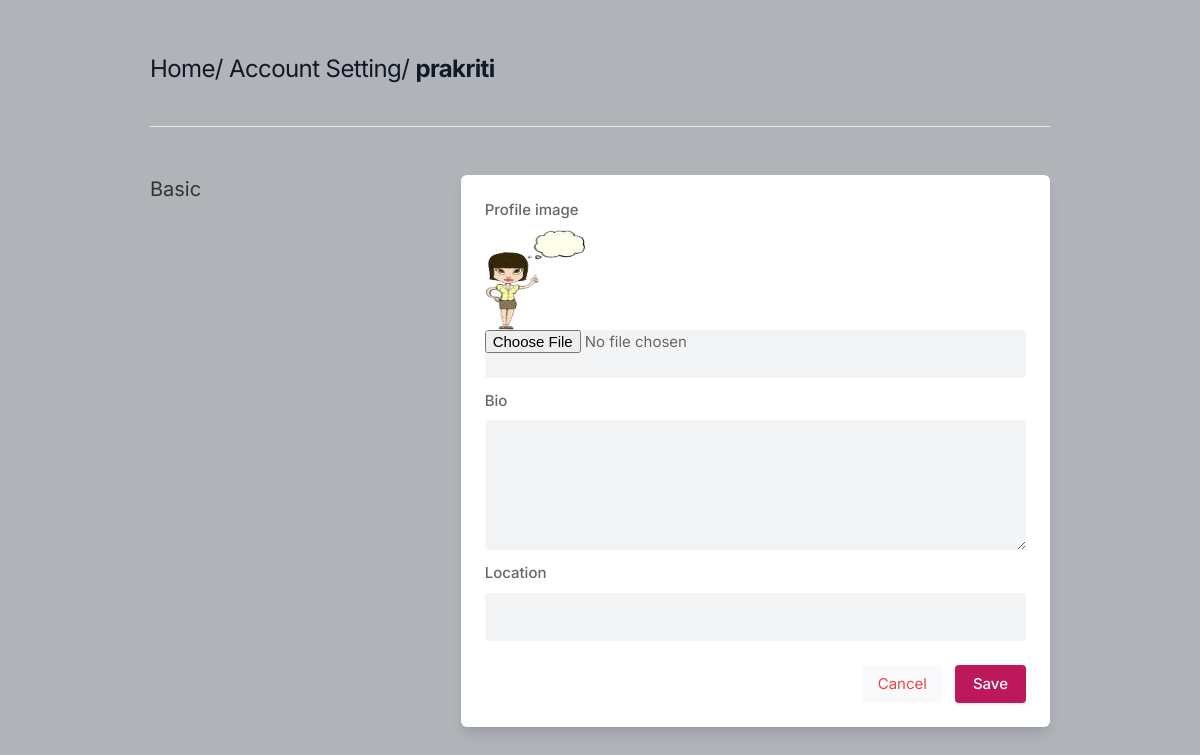
The app's page /settinguser (signed in), older data.
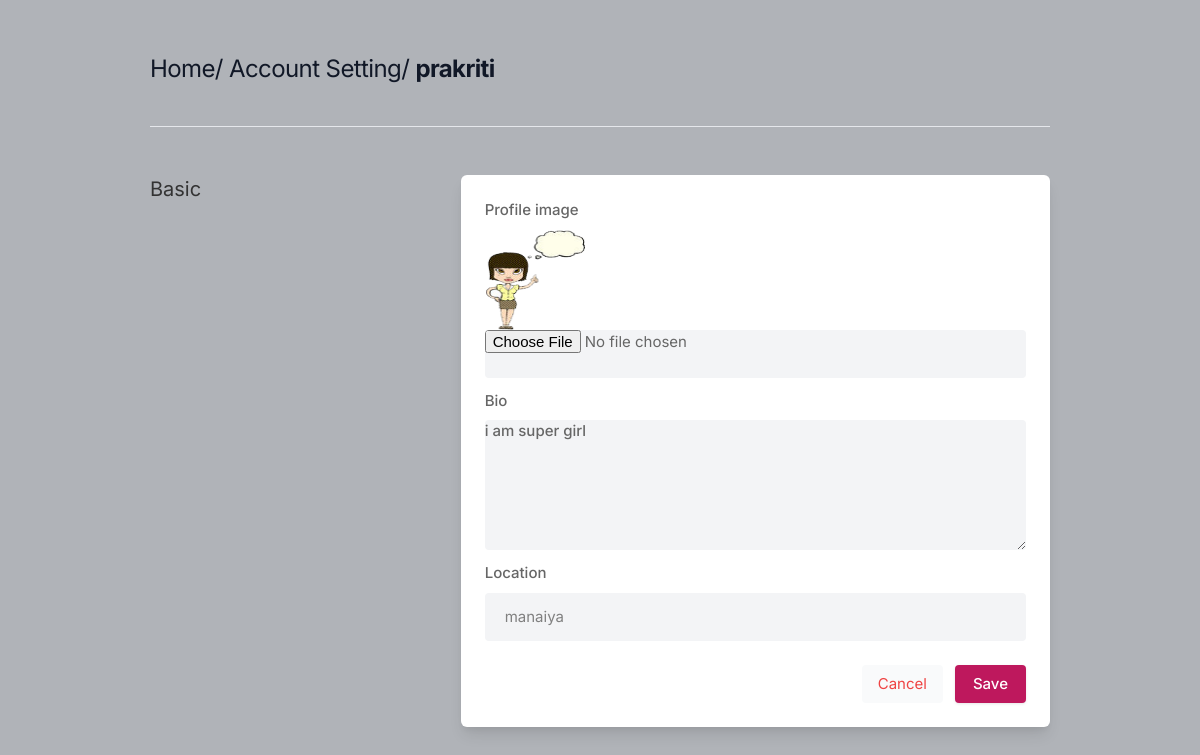
The same page, newer data.
### socialmediaapp/models.py (models this page shows, shortened)
class Profile(models.Model):
    user=models.ForeignKey(User,on_delete=models.CASCADE)
    id_user=models.IntegerField()
    bio=models.TextField(blank=True)
    address=models.CharField(max_length=100,blank=True)
    profile_pic=models.ImageField(upload_to='profile_images',default='faq.png')

### socialmediaapp/views.py (the view, shortened to what this page needs)
# urls.py: path('settinguser',views.settinguser,name='settinguser'),
def settinguser(request):
    profileuser=Profile.objects.get(user=request.user)
    return render(request,'setting.html',{'profileuser':profileuser})

### templates/setting.html (shortened to what this page needs)
{% load static %}
<!DOCTYPE html>
<html lang="en">
<head>
    <link rel="stylesheet" href="{% static 'assets/css/icons.css' %}">
    <link rel="stylesheet" href="{% static 'assets/css/uikit.css' %}">
    <link rel="stylesheet" href="{% static 'assets/css/style.css' %}">
    <link rel="stylesheet" href="{% static 'assets/css/tailwind.css' %}">
</head>
<body>
            <div class="container m-auto">
                <h1 class="text-2xl leading-none text-gray-900 tracking-tight mt-3"> <a href="{%url 'index'%}">Home</a>/  Account Setting/  <b>{{request.user.username}}</b> </h1>
                <br>
                <br>
                <hr>
                <div class="grid lg:grid-cols-3 mt-12 gap-8">
                    <div>
                        <h3 class="text-xl mb-2"> Basic</h3>
                    </div>
                    <div class="bg-white rounded-md lg:shadow-lg shadow col-span-2">
                       <form action="" method="post" enctype="multipart/form-data">
                       <div class="grid grid-cols-2 gap-3 lg:p-6 p-4">
                            <div class="col-span-2">
                                <label for=""> Profile image</label>
                                <img style="height: 100px ; width: 100px;" src="{{profileuser.profile_pic.url}}">
                                <input type="file" placeholder="" name="profile_pic" class="shadow-none bg-gray-100">
                            </div>
                            <div class="col-span-2">
                                <label for="about">Bio</label>
                                <textarea id="about" name="bio" rows="3"  class="shadow-none bg-gray-100">{{profileuser.bio}}</textarea>
                            </div>
                            <div class="col-span-2">
                                <label for=""> Location</label>
                                <input type="text" value="{{profileuser.address}}" name="location" class="shadow-none bg-gray-100">
                            </div>
                       </div>
                       <div class="bg-gray-10 p-6 pt-0 flex justify-end space-x-3">
                           <button class="p-2 px-4 rounded bg-gray-50 text-red-500"><a href="{% url 'index' %}">Cancel</a>  </button>
                           <button type="button" class="button bg-blue-700"> <a href="{% url 'settinguser' %}">Save</a> </button>
                       </div>
                      </form>
                    </div>
                    </div>
                    <br>
                </div>
</body>
</html>

### static/assets/css/style.css (style rules this page uses)
body { background-color: #B0B3B8!important; }
button { vertical-align: middle; }
span.button, button.button { background-color: #be185d; top: 0; color: #fff; position: relative; padding: 8px 18px; line-height: 22px; position: relative; font-weight: 500; font-size: 15px; display: inline-block; -webkit-transition: all 0.2s ease-in-out; transition: all 0.2s ease-in-out; cursor: pointer; overflow: hidden; border: none; border-radius: 4px; -webkit-box-shadow: 0 1px 3px rgba(0, 0, 0, 0.1); box-shadow: 0 1px 3px rgba(0, 0, 0, 0.1); }
input { height: 48px; line-height: 48px; padding: 0 20px; outline: none; font-size: 15px; color: #808080; max-width: 100%; width: 100%; -webkit-box-sizing: border-box; box-sizing: border-box; display: block; font-weight: 400; opacity: 1; border-radius: 4px; border: none; -webkit-box-shadow: 0 1px 4px 0px rgba(0, 0, 0, 0.12); box-shadow: 0 1px 4px 0px rgba(0, 0, 0, 0.12); }
input[type="text"], input[type="password"], input[type="email"], input[type="number"] { height: 48px; line-height: 48px; padding: 0 20px; outline: none; font-size: 15px; color: #808080; max-width: 100%; width: 100%; -webkit-box-sizing: border-box; box-sizing: border-box; display: block; font-weight: 400; opacity: 1; border-radius: 4px; border: none; -webkit-box-shadow: 0 1px 4px 0px rgba(0, 0, 0, 0.12); box-shadow: 0 1px 4px 0px rgba(0, 0, 0, 0.12); }
textarea { height: 48px; line-height: 48px; padding: 0 20px; outline: none; font-size: 15px; color: #808080; margin: 0 0 16px 0; max-width: 100%; width: 100%; -webkit-box-sizing: border-box; box-sizing: border-box; display: block; background-color: #fff; font-weight: 500; opacity: 1; border-radius: 4px; border: none; -webkit-box-shadow: 0 1px 4px 0px rgba(0, 0, 0, 0.12); box-shadow: 0 1px 4px 0px rgba(0, 0, 0, 0.12); }
input { -webkit-transition: all 0.1s ease-in-out; transition: all 0.1s ease-in-out; }
::placeholder { color: #808080; opacity: 1; }
textarea { height: auto; line-height: 27px; padding: 20px; min-height: 130px; -webkit-transition: none !important; transition: none !important; min-width: 100%; }
label, legend { display: block; font-weight: bold; font-size: 15px; font-weight: 500; margin-bottom: 8px; }
button { border: none; margin: 0; padding: 0; width: auto; overflow: visible; background: transparent; color: inherit; font: inherit; line-height: normal; cursor: pointer; }
a { color: #be185d; -webkit-transition: 0.3s; transition: 0.3s; outline: none !important; }
button { outline: none !important; }
img { max-width: 100%; }
body { color: #666; font-size: 15px; line-height: 27px; background-color: #f0f2f5; font-family: "Inter", sans-serif; text-transform: none; }
h1, h2, h3, h4, h5, h6 { font-family: "Inter", sans-serif; text-transform: none; }
input[type="text"], input[type="password"], input[type="email"] { font-family: "Inter", sans-serif; text-transform: none; }
textarea, select { font-family: "Inter", sans-serif; text-transform: none; }
button, body .pac-container { font-family: "Inter", sans-serif; text-transform: none; }
h1, h2, h3, h4, h5, h6 { color: #333; font-weight: 500; margin: 0; padding: 0; }
h1 { font-size: 32px; }
h3 { font-size: 22px; }
b, strong { font-weight: 700 !important; }
@media (min-width: 1024px) { .container { max-width: 900px !important; padding-top: 45px; } }
.shadow-none { -webkit-box-shadow: none !important; box-shadow: none !important; }

Row changes from the older to the newer data that the page shows:
changed Profile: bio (not shown) → "i am super girl"; location (not shown) → "manaiya"
